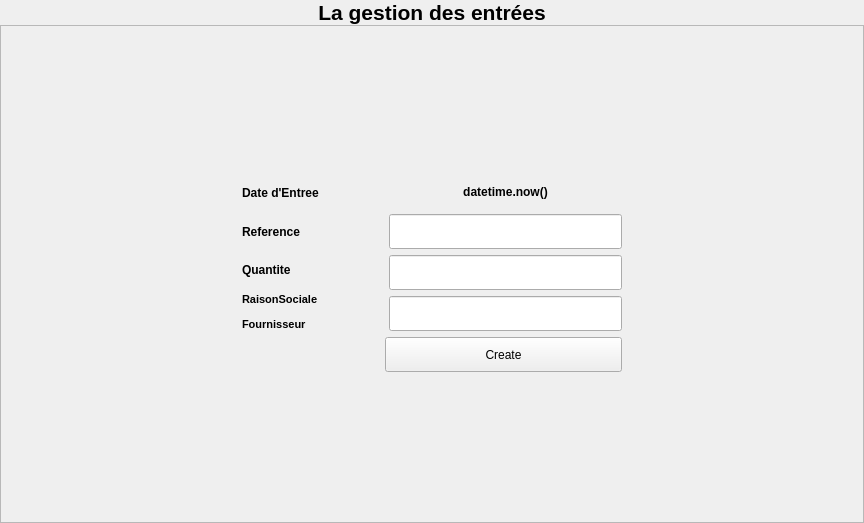
            <widget class="QWidget" name="page_g_entre_p">
             <layout class="QGridLayout" name="gridLayout_11">
              <property name="leftMargin">
               <number>0</number>
              </property>
              <property name="topMargin">
               <number>0</number>
              </property>
              <property name="rightMargin">
               <number>0</number>
              </property>
              <property name="bottomMargin">
               <number>0</number>
              </property>
              <property name="spacing">
               <number>0</number>
              </property>
              <item row="0" column="0">
               <spacer name="horizontalSpacer_16">
                <property name="orientation">
                 <enum>Qt::Horizontal</enum>
                </property>
                <property name="sizeHint" stdset="0">
                 <size>
                  <width>318</width>
                  <height>20</height>
                 </size>
                </property>
               </spacer>
              </item>
              <item row="0" column="1">
               <widget class="QLabel" name="label_3">
                <property name="maximumSize">
                 <size>
                  <width>501</width>
                  <height>31</height>
                 </size>
                </property>
                <property name="text">
                 <string>&lt;html&gt;&lt;head/&gt;&lt;body&gt;&lt;p align=&quot;center&quot;&gt;&lt;span style=&quot; font-size:16pt; font-weight:700;&quot;&gt;La gestion des entrées&lt;/span&gt;&lt;/p&gt;&lt;/body&gt;&lt;/html&gt;</string>
                </property>
               </widget>
              </item>
              <item row="0" column="2">
               <spacer name="horizontalSpacer_15">
                <property name="orientation">
                 <enum>Qt::Horizontal</enum>
                </property>
                <property name="sizeHint" stdset="0">
                 <size>
                  <width>318</width>
                  <height>20</height>
                 </size>
                </property>
               </spacer>
              </item>
              <item row="1" column="0" colspan="3">
               <widget class="QFrame" name="frame_4">
                <property name="frameShape">
                 <enum>QFrame::StyledPanel</enum>
                </property>
                <property name="frameShadow">
                 <enum>QFrame::Raised</enum>
                </property>
                <layout class="QGridLayout" name="gridLayout_10">
                 <item row="0" column="2">
                  <spacer name="verticalSpacer_10">
                   <property name="orientation">
                    <enum>Qt::Vertical</enum>
                   </property>
                   <property name="sizeHint" stdset="0">
                    <size>
                     <width>20</width>
                     <height>142</height>
                    </size>
                   </property>
                  </spacer>
                 </item>
                 <item row="1" column="0">
                  <spacer name="horizontalSpacer_23">
                   <property name="orientation">
                    <enum>Qt::Horizontal</enum>
                   </property>
                   <property name="sizeHint" stdset="0">
                    <size>
                     <width>227</width>
                     <height>20</height>
                    </size>
                   </property>
                  </spacer>
                 </item>
                 <item row="1" column="3">
                  <spacer name="horizontalSpacer_24">
                   <property name="orientation">
                    <enum>Qt::Horizontal</enum>
                   </property>
                   <property name="sizeHint" stdset="0">
                    <size>
                     <width>227</width>
                     <height>20</height>
                    </size>
                   </property>
                  </spacer>
                 </item>
                 <item row="2" column="1" colspan="2">
                  <layout class="QHBoxLayout" name="horizontalLayout_14">
                   <property name="spacing">
                    <number>0</number>
                   </property>
                   <item>
                    <spacer name="horizontalSpacer_25">
                     <property name="orientation">
                      <enum>Qt::Horizontal</enum>
                     </property>
                     <property name="sizeHint" stdset="0">
                      <size>
                       <width>138</width>
                       <height>20</height>
                      </size>
                     </property>
                    </spacer>
                   </item>
                   <item>
                    <widget class="QPushButton" name="btn_create_entre">
                     <property name="minimumSize">
                      <size>
                       <width>237</width>
                       <height>35</height>
                      </size>
                     </property>
                     <property name="maximumSize">
                      <size>
                       <width>221</width>
                       <height>35</height>
                      </size>
                     </property>
                     <property name="styleSheet">
                      <string notr="true"/>
                     </property>
                     <property name="text">
                      <string>Create</string>
                     </property>
                    </widget>
                   </item>
                  </layout>
                 </item>
                 <item row="3" column="2">
                  <spacer name="verticalSpacer_19">
                   <property name="orientation">
                    <enum>Qt::Vertical</enum>
                   </property>
                   <property name="sizeHint" stdset="0">
                    <size>
                     <width>20</width>
                     <height>141</height>
                    </size>
                   </property>
                  </spacer>
                 </item>
                 <item row="1" column="1">
                  <layout class="QVBoxLayout" name="verticalLayout_18">
                   <item>
                    <widget class="QLabel" name="label_45">
                     <property name="minimumSize">
                      <size>
                       <width>141</width>
                       <height>31</height>
                      </size>
                     </property>
                     <property name="maximumSize">
                      <size>
                       <width>141</width>
                       <height>40</height>
                      </size>
                     </property>
                     <property name="text">
                      <string>&lt;html&gt;&lt;head/&gt;&lt;body&gt;&lt;p&gt;&lt;span style=&quot; font-weight:700;&quot;&gt;Date d'Entree&lt;/span&gt;&lt;/p&gt;&lt;/body&gt;&lt;/html&gt;</string>
                     </property>
                    </widget>
                   </item>
                   <item>
                    <widget class="QLabel" name="label_46">
                     <property name="minimumSize">
                      <size>
                       <width>141</width>
                       <height>31</height>
                      </size>
                     </property>
                     <property name="maximumSize">
                      <size>
                       <width>141</width>
                       <height>41</height>
                      </size>
                     </property>
                     <property name="text">
                      <string>&lt;html&gt;&lt;head/&gt;&lt;body&gt;&lt;p&gt;&lt;span style=&quot; font-weight:700;&quot;&gt;Reference&lt;/span&gt;&lt;/p&gt;&lt;/body&gt;&lt;/html&gt;</string>
                     </property>
                    </widget>
                   </item>
                   <item>
                    <widget class="QLabel" name="label_47">
                     <property name="minimumSize">
                      <size>
                       <width>141</width>
                       <height>31</height>
                      </size>
                     </property>
                     <property name="maximumSize">
                      <size>
                       <width>141</width>
                       <height>40</height>
                      </size>
                     </property>
                     <property name="text">
                      <string>&lt;html&gt;&lt;head/&gt;&lt;body&gt;&lt;p&gt;&lt;span style=&quot; font-weight:700;&quot;&gt;Quantite&lt;/span&gt;&lt;/p&gt;&lt;/body&gt;&lt;/html&gt;</string>
                     </property>
                    </widget>
                   </item>
                   <item>
                    <widget class="QLabel" name="label_48">
                     <property name="minimumSize">
                      <size>
                       <width>141</width>
                       <height>31</height>
                      </size>
                     </property>
                     <property name="maximumSize">
                      <size>
                       <width>141</width>
                       <height>40</height>
                      </size>
                     </property>
                     <property name="text">
                      <string>&lt;html&gt;&lt;head/&gt;&lt;body&gt;&lt;p&gt;&lt;span style=&quot; font-size:8pt; font-weight:700;&quot;&gt;RaisonSociale&lt;/span&gt;&lt;/p&gt;&lt;p&gt;&lt;span style=&quot; font-size:8pt; font-weight:700;&quot;&gt;Fournisseur&lt;/span&gt;&lt;/p&gt;&lt;/body&gt;&lt;/html&gt;</string>
                     </property>
                    </widget>
                   </item>
                  </layout>
                 </item>
                 <item row="1" column="2">
                  <layout class="QVBoxLayout" name="verticalLayout_19">
                   <item>
                    <widget class="QLabel" name="label_49">
                     <property name="minimumSize">
                      <size>
                       <width>141</width>
                       <height>31</height>
                      </size>
                     </property>
                     <property name="text">
                      <string>&lt;html&gt;&lt;head/&gt;&lt;body&gt;&lt;p align=&quot;center&quot;&gt;&lt;span style=&quot; font-weight:700;&quot;&gt;datetime.now()&lt;/span&gt;&lt;/p&gt;&lt;/body&gt;&lt;/html&gt;</string>
                     </property>
                    </widget>
                   </item>
                   <item>
                    <widget class="QLineEdit" name="linedit_reference_entre">
                     <property name="minimumSize">
                      <size>
                       <width>221</width>
                       <height>35</height>
                      </size>
                     </property>
                     <property name="styleSheet">
                      <string notr="true"/>
                     </property>
                    </widget>
                   </item>
                   <item>
                    <widget class="QLineEdit" name="linedit_quantite_entre">
                     <property name="minimumSize">
                      <size>
                       <width>221</width>
                       <height>35</height>
                      </size>
                     </property>
                     <property name="styleSheet">
                      <string notr="true"/>
                     </property>
                     <property name="text">
                      <string/>
                     </property>
                    </widget>
                   </item>
                   <item>
                    <widget class="QLineEdit" name="linedit_raison_entre">
                     <property name="minimumSize">
                      <size>
                       <width>221</width>
                       <height>35</height>
                      </size>
                     </property>
                     <property name="styleSheet">
                      <string notr="true"/>
                     </property>
                    </widget>
                   </item>
                  </layout>
                 </item>
                </layout>
               </widget>
              </item>
             </layout>
            </widget>
